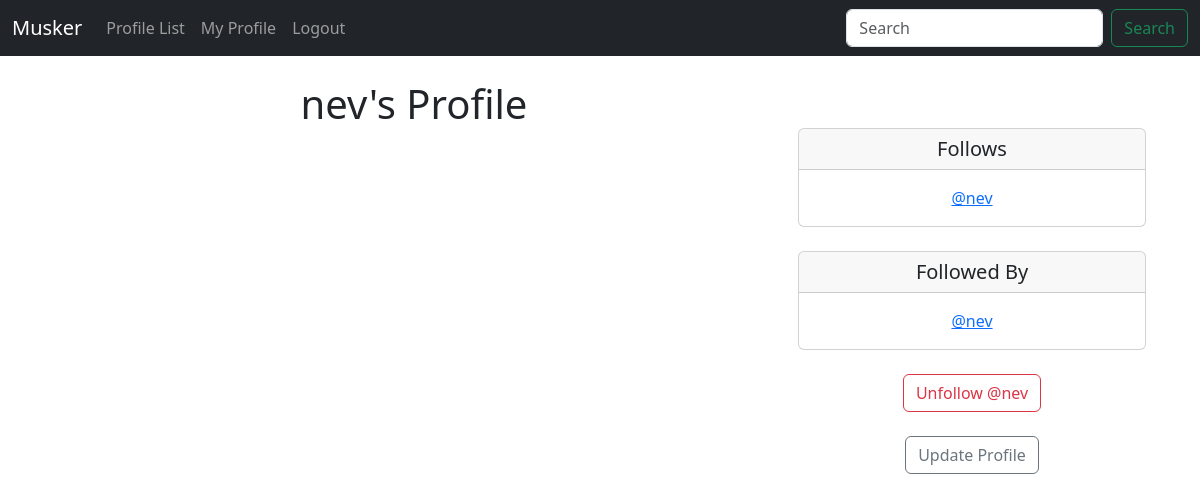
/profile/7 (signed in), run on an earlier commit of the app's database.
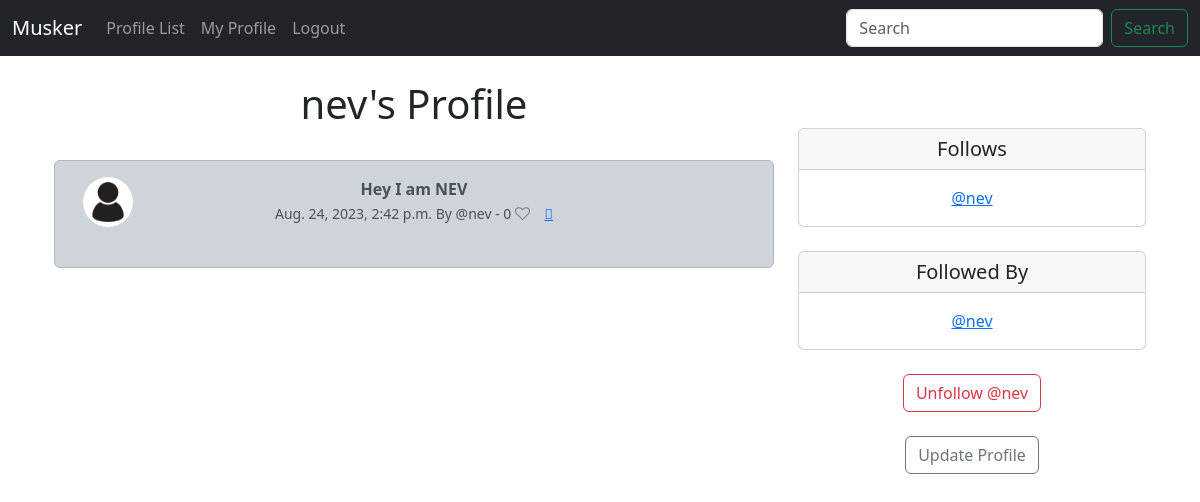
And on a later commit of the database.
### musker/models.py (models this page shows, shortened)
class Profile(models.Model):
    user = models.OneToOneField(User, on_delete=models.CASCADE)
    follows = models.ManyToManyField("self",
                                     related_name="followed_by",
                                     symmetrical=False, #I can follow you, you dont have to follow me, vise versa
                                     blank=True)
    date_modified = models.DateTimeField(User, auto_now=True)
    profile_image = models.ImageField(null=True, blank=True, upload_to="images/")
    def __str__(self):
        return self.user.username

class Meep(models.Model):
    user = models.ForeignKey(
        User, related_name="meeps", on_delete=models.DO_NOTHING
    )
    body = models.CharField(max_length=250)
    created_at = models.DateTimeField(auto_now_add=True)
    likes = models.ManyToManyField(User, related_name="meep_like", blank=True)
    def number_of_likes(self):
        return self.likes.count()

### musker/views.py (the view, shortened to what this page needs)
# urls.py: path('profile/<int:pk>', views.profile, name='profile'),
def profile(request, pk):
    if request.user.is_authenticated:
        profile = Profile.objects.get(user_id=pk)
        meeps = Meep.objects.filter(user_id=pk).order_by("-created_at")
        return render(request, "profile.html", {"profile":profile, "meeps":meeps})
    else:
        messages.success(request, ("You Must Be Logged In!"))
        return redirect('home')

### musker/templates/profile.html (shortened to what this page needs)
{% extends 'base.html' %}
{% load static %}
{% block content %}
    {% if profile %}
    <div class="container text-center">
        <div class="row">
            <div class="col-8">
                <h1>{{profile.user.username}}'s Profile</h1>
                <br>
                {% if meeps %}
                    {% for meep in meeps %}
                    <div class="alert alert-dark" role="alert">
                        <div class="container">
                            <div class="row">
                                <div class="col-1">
                                    {% if profile.profile_image %}
                                        <img src="{{ profile.profile_image.url }}" width=50 height=50 class="rounded-circle" alt="{{ profile.user.username }}">
                                    {% else %}
                                    <img src="{% static 'images/profile_icon.jpg' %}" width=50 height=50 class="rounded-circle" alt="{{ profile.user.username }}">
                                    {% endif %}
                                </div>
                                <div class="col-10">
                                    <b>{{ meep.body }}</b><br>
                                    <small class="text-muted">
                                        {{ meep.created_at }} By
                                        @{{ meep.user.username }}
                                        - {{meep.number_of_likes}}
                                        {% if user in meep.likes.all %}
                                        <a href="{% url 'meep_like' meep.id %}"> <i class="fa fa-heart" style="font-size:15px; color:red"></i></a>
                                    {% else %}
                                        <a href="{% url 'meep_like' meep.id %}"> <i class="fa fa-heart-o" style="font-size:15px; color:gray"></i></a>
                                    {% endif %}
                                    <a href="{% url 'meep_share' meep.id %}"><i class="fa-regular fa-share"></i></a>
                                    </small>
                                </div>
                            </div>
                        </div> <br>
                    </div>
                    {% endfor %}
                {% endif %}
            </div>
            <div class="col-4">
                <br><br>
                <div class="card">
                    <h5 class="card-header">Follows</h5>
                    <div class="card-body">
                      <p class="card-text">{% for following in profile.follows.all %}
                        <a href = "{% url 'profile' following.user.id %}"> @{{following}} </a> <br>
                    {% endfor %}</p>
                    </div>
                  </div>
                  <br>
                  <div class="card">
                  <h5 class="card-header">Followed By</h5>
                  <div class="card-body">
                    <p class="card-text">{% for following in profile.followed_by.all %}
                        <a href = "{% url 'profile' following.user.id %}"> @{{following}} </a> <br>
                    {% endfor %}</p>
                  </div>
                </div>
                <br>
                <form action="" method="POST">
                    {% if profile in user.profile.follows.all %}
                        <button class="btn btn-outline-danger" name="follow" value="unfollow" type="submit">Unfollow @{{ profile.user.username|lower }}</button>
                        {% else %}
                        <button class="btn btn-outline-success" name="follow" value="follow" type="submit">Follow @{{ profile.user.username|lower }}</button>
                    {% endif %}
                </form>
                <br>
                {% if request.user.id == profile.user.id %}
                    <a href="{% url 'update_user' %}" class="btn btn-outline-secondary">Update Profile</a>
                {% endif %}
            </div>
        </div>
    </div>
    {% endif %}
{% endblock content %}

What changed in the data, as far as the page shows it:
added Meep: body "Hey I am NEV", created_at "Aug. 24, 2023, 2:42 p.m.", user.username "nev", number_of_likes "0"
